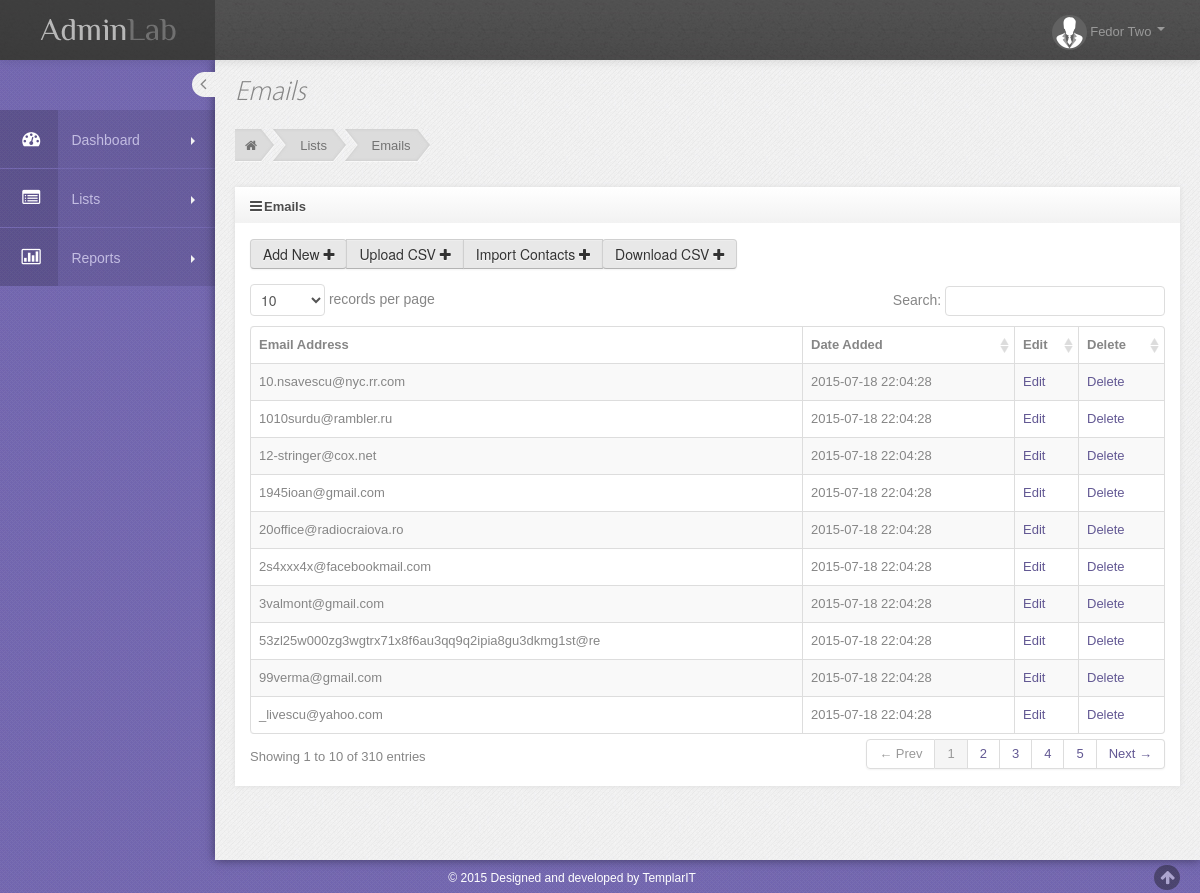
Page /emails.php?id=89 (signed in) on the committed database.
### tables this page shows
CREATE TABLE IF NOT EXISTS `emails` (
  `id` int(11) NOT NULL AUTO_INCREMENT,
  `list_id` int(11) NOT NULL,
  `email` varchar(50) NOT NULL,
  `date_added` timestamp NOT NULL DEFAULT CURRENT_TIMESTAMP,
  PRIMARY KEY (`id`),
  UNIQUE KEY `useremail` (`list_id`,`email`),
  KEY `user` (`list_id`)
);

### emails.php (the view, shortened to what this page needs)
<?php
include 'include/dbconnect.php';
$stmt = $conn->prepare('SELECT id, email, date_added FROM emails WHERE list_id = :listid');
$result = $stmt->execute(array('listid' => $_GET['id']));
?>
      <div id="main-content">
	     <link rel="stylesheet" href="assets/data-tables/DT_bootstrap.css" />
         <div class="container-fluid">
            <div class="row-fluid">
               <div class="span12">
                  <h3 class="page-title">
                     Emails
                  </h3>
                   <ul class="breadcrumb">
                       <li>
                           <a href="dashboard.php"><i class="icon-home"></i></a><span class="divider">&nbsp;</span>
                       </li>
					   <li>
                           <a href="lists.php">Lists</a> <span class="divider">&nbsp;</span>
                       </li>
                       <li><a href="#">Emails</a><span class="divider-last">&nbsp;</span></li>
                   </ul>
               </div>
            </div>
            <div class="row-fluid">
                <div class="span12">
                    <div class="widget">
                        <div class="widget-title">
                            <h4><i class="icon-reorder"></i>Emails</h4>
                        </div>
                        <div class="widget-body">
                            <div class="portlet-body">
                                <div class="clearfix">
                                    <div id="emails-div" class="btn-group">
                                        <button id="email-add" class="btn green">
                                            Add New <i class="icon-plus"></i>
                                        </button>&nbsp;
										<button class="btn green uploadcsv">
                                            Upload CSV <i class="icon-plus"></i>
                                        </button>&nbsp;
										<button  class="btn green importcontacts">
                                            Import Contacts <i class="icon-plus"></i>
                                        </button>&nbsp;
										<button id="sample_editable_1_new" class="btn green">
                                            Download CSV <i class="icon-plus"></i>
                                        </button>
                                    </div>
                                </div>
                                <div class="space15"></div>
                                <table class="table table-striped table-hover table-bordered" id="emails-list">
                                    <thead>
                                    <tr>
                                        <th>Email Address</th>
										<th>Date Added</th>
                                        <th>Edit</th>
                                        <th>Delete</th>
                                    </tr>
                                    </thead>
                                    <tbody>
<?php while($row = $stmt->fetch()){
echo "<tr id=".$row['id']."><td>".htmlentities($row['email'])."</td><td>".htmlentities($row['date_added'])."</td><td><a class='edit' href='javascript:;'>Edit</a></td><td><a class='delete' href='javascript:;'>Delete</a></td></tr>";
}
		if($i == 1) echo '<tr><td>&nbsp;</td><td>There are no emails to display</td><td>&nbsp;</td><td>&nbsp;</td></tr>'; ?>
                                    </tbody>
                                </table>
                            </div>
                        </div>
                    </div>
                </div>
            </div>
         </div>
      </div>
<?php
$content = ob_get_contents();
include 'include/header.php';
print $content;
include 'include/footer.php';
?>

### css/style_responsive.css (style rules this page uses)
@media (min-width: 980px) { #main-content { margin-top: 0px !important; } }
@media (min-width: 980px) { .fixed-top #main-content { margin-top: 20px; } }

### css/style_default.css (style rules this page uses)
body { color: #868686; background: url(../img/bg-purple.jpg) !important; }
#main-content { box-shadow: 0 0 10px #3f3861; -moz-box-shadow: 0 0 10px #3f3861; -webkit-box-shadow:0 0 10px #3f3861 ; }
a, a:hover { text-shadow: none !important; color: #625893; }

### rows in the picture
emails: email "99verma@gmail.com", date_added "2015-07-18 22:04:28"
emails: email "_livescu@yahoo.com", date_added "2015-07-18 22:04:28"
emails: email "53zl25w000zg3wgtrx71x8f6au3qq9q2ipia8gu3dkmg1st@re", date_added "2015-07-18 22:04:28"
emails: email "1945ioan@gmail.com", date_added "2015-07-18 22:04:28"
emails: email "20office@radiocraiova.ro", date_added "2015-07-18 22:04:28"
emails: email "12-stringer@cox.net", date_added "2015-07-18 22:04:28"
emails: email "1010surdu@rambler.ru", date_added "2015-07-18 22:04:28"
emails: email "2s4xxx4x@facebookmail.com", date_added "2015-07-18 22:04:28"
emails: email "3valmont@gmail.com", date_added "2015-07-18 22:04:28"
emails: email "10.nsavescu@nyc.rr.com", date_added "2015-07-18 22:04:28"

### other values in the picture
$_SESSION['fname'] "Fedor"
$_SESSION['lname'] "Two"
